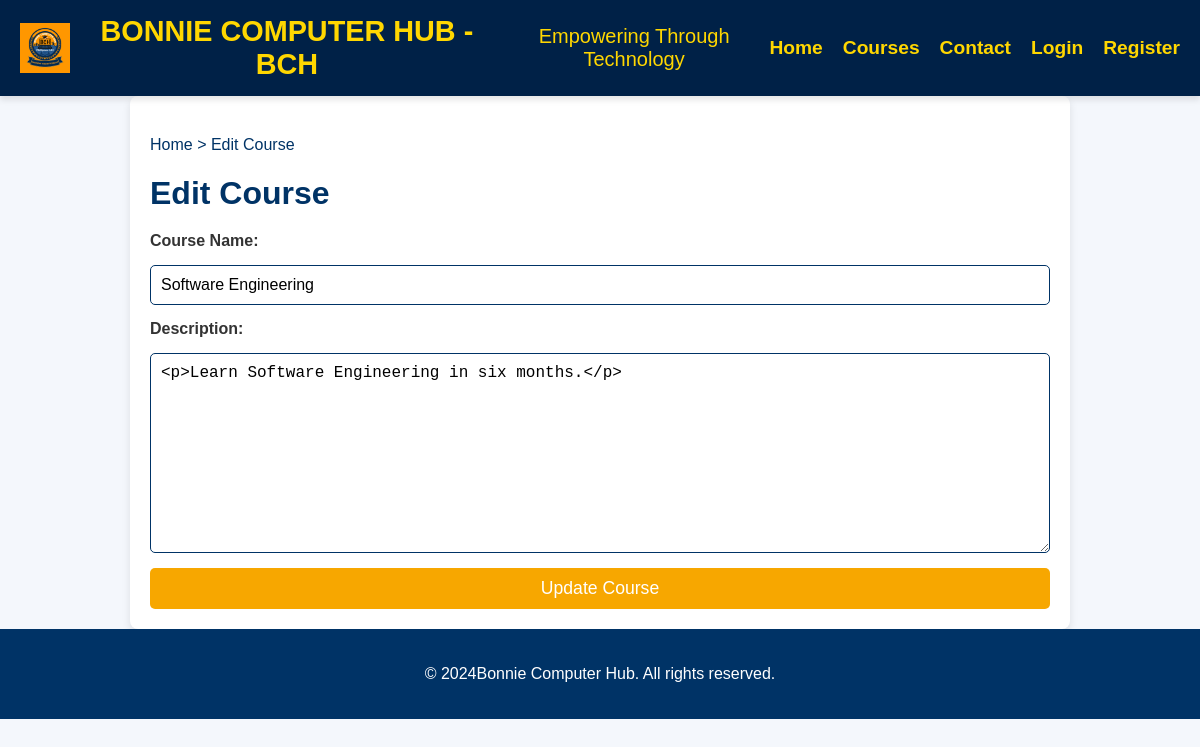
Page /LMS/admin/edit_course.php?id=2 (signed in) on the committed database.
### tables this page shows
CREATE TABLE `courses` (
  `id` int(11) NOT NULL,
  `course_name` varchar(255) NOT NULL,
  `description` text NOT NULL,
  `created_by` int(11) NOT NULL,
  `status` enum('active','inactive') DEFAULT 'active',
  `created_at` timestamp NOT NULL DEFAULT current_timestamp()
);

### LMS/admin/edit_course.php (the view, shortened to what this page needs)
<?php
require_once '../includes/db_connect.php';
if (isset($_GET['id'])) {
    $courseId = $_GET['id'];
    $sql = "SELECT * FROM courses WHERE id = ?";
    $stmt = $pdo->prepare($sql);
    $stmt->execute([$courseId]);
    $course = $stmt->fetch(PDO::FETCH_ASSOC);
} else {
    echo "Invalid course ID.";
    exit;
}
?>
<!DOCTYPE html>
<html lang="en">
<head>
</head>
<body>
    <?php include '../includes/header.php'; ?>
    <main>
         <div class="breadcrumb">
            <a href="../admin/admin_dashboard.php">Home</a> &gt;
            <a href="edit_course.php">Edit Course</a>
        </div>
        <h1>Edit Course</h1>
        <form action="" method="POST">
            <label for="name">Course Name:</label>
            <input type="text" id="name" name="name" value="<?= htmlspecialchars($course['course_name']) ?>" required>
            <label for="description">Description:</label>
            <textarea id="description" name="description" required><?= htmlspecialchars($course['description']) ?></textarea>
            <button type="submit" name="update_course">Update Course</button>
        </form>
    </main>
    <?php include '../includes/footer.php'; ?>
</body>
</html>

### LMS/admin/edit_course.php (style rules this page uses)
body { font-family: Arial, sans-serif; background-color: #f5f5f5; color: #333; margin: 0; padding: 0; }
.breadcrumb { margin: 20px 0; font-size: 1rem; color: #003366; }
.breadcrumb a { color: #003366; text-decoration: none; }
main { padding: 20px; max-width: 900px; margin: 0 auto; background-color: white; border-radius: 8px; box-shadow: 0 4px 8px rgba(0, 0, 0, 0.1); }
h1 { font-size: 2rem; color: #003366; margin-bottom: 20px; }
form { display: grid; gap: 15px; font-size: 1rem; }
label { font-weight: bold; color: #333; }
input[type="text"], textarea { padding: 10px; font-size: 1rem; border: 1px solid #003366; border-radius: 5px; width: 100%; box-sizing: border-box; }
textarea { height: 200px; resize: vertical; }
button { background-color: #f7a700; color: white; font-size: 1.1rem; padding: 10px 20px; border: none; border-radius: 5px; cursor: pointer; transition: background-color 0.3s; }

### LMS/includes/header.php (style rules this page uses)
body { margin: 0; font-family: 'Arial', sans-serif; background-color: #f4f7fc; }

### rows in the picture
courses: name "Software Engineering", description "<p>Learn Software Engineering in six months.</p>"
